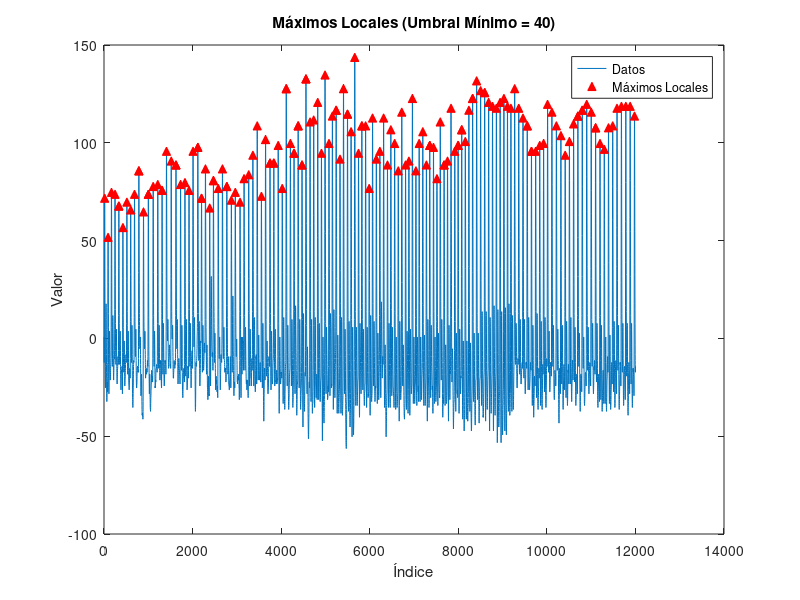

Recreate this plot in MATLAB.
% Datos de ejemplo
% x = [1, 3, 7, 1, 2, 6, 4, 1, 8, 2, 1];
% 
% % Encontrar máximos locales
% [picos, posiciones] = findpeaks(x);
% 
% % Mostrar resultados
% disp('Máximos locales:');
% disp(picos);
% disp('Posiciones de los máximos locales:');
% disp(posiciones);
% 
% % Gráfica
% figure;
% plot(x, '-o');
% hold on;
% plot(posiciones, picos, 'r^', 'MarkerFaceColor', 'r'); % Máximos locales en rojo
% title('Máximos locales en los datos');
% xlabel('Índice');
% ylabel('Valor');
% legend('Datos', 'Máximos locales');


% Supongamos que 'signal' es tu vector de datos de la señal
% signal = load('latidos.txt');
% 
% % Encontrar los picos en la señal
% [pks, locs] = findpeaks(signal);
% 
% % Mostrar los picos y sus ubicaciones
% disp('Picos encontrados:');
% disp(pks);
% disp('Ubicaciones de los picos:');
% disp(locs);
% 
% % Número de picos encontrados
% num_peaks = numel(pks);
% disp(['Número de picos: ', num2str(num_peaks)]);


% Datos de ejemplo
% x = load('latidos.txt');
% Datos de ejemplo
clc, clear, close all;
data = load('latidos.txt');
x = data - mean(data);

% Establecer un valor mínimo para los picos
umbral_minimo = 40;

% Inicializar variables
max_locales = []; % Almacenar valores de los máximos locales
posiciones = []; % Almacenar posiciones de los máximos locales

% Algoritmo para encontrar máximos locales
for i = 2:length(x)-1
    % Comprobar si el elemento actual es mayor que sus vecinos y supera el umbral
    if x(i) >= x(i-1) && x(i) >= x(i+1) && x(i) >= umbral_minimo
        max_locales = [max_locales, x(i)]; % Guardar el valor del máximo
        posiciones = [posiciones, i]; % Guardar la posición del máximo
    end
end

% Mostrar resultados
disp(['Máximos locales encontrados (con umbral mínimo de ', num2str(umbral_minimo), '):']);
disp(length(max_locales));
disp('Posiciones de los máximos locales:');
% disp(posiciones);

% Gráfica
figure;
plot(x); % Datos originales
hold on;
plot(posiciones, max_locales, 'r^', 'MarkerFaceColor', 'r'); % Máximos locales en rojo
title(['Máximos Locales (Umbral Mínimo = ', num2str(umbral_minimo), ')']);
xlabel('Índice');
ylabel('Valor');
legend('Datos', 'Máximos Locales');



